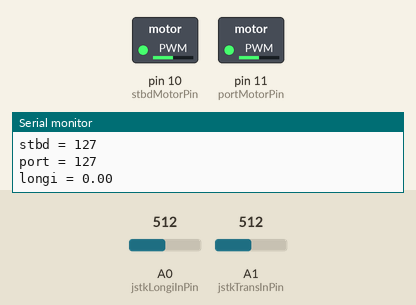
The sketch below on a simulated Arduino Uno, built with avr-gcc and run on an emulated ATmega328P. Parts: switched loads named in the sketch (green lamp = pin HIGH), the last lines printed to the serial monitor. The inputs (shaded band) are chosen by the test bench; at power-on: A1 (jstkTransInPin) = 512, A0 (jstkLongiInPin) = 512.

Above: at 1.2 s.
1.3 s: A1 (jstkTransInPin) set to 647
At 2.5 s:
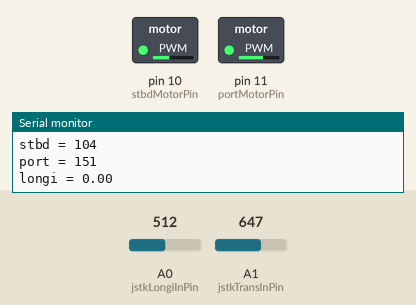
2.8 s: A1 (jstkTransInPin) set to 674
At 3.2 s:
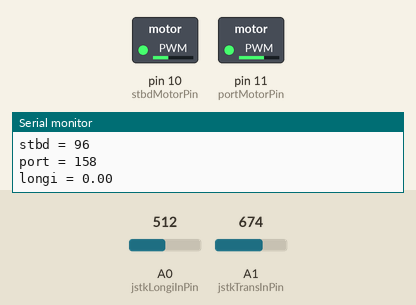
5.8 s: A0 (jstkLongiInPin) set to 565
At 6.4 s:
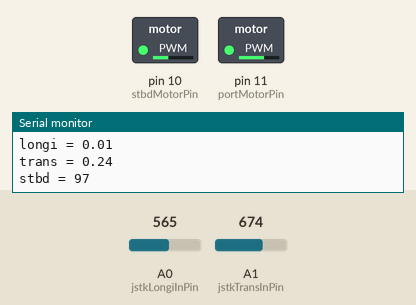
8.8 s: A0 (jstkLongiInPin) set to 589
At 10.0 s:
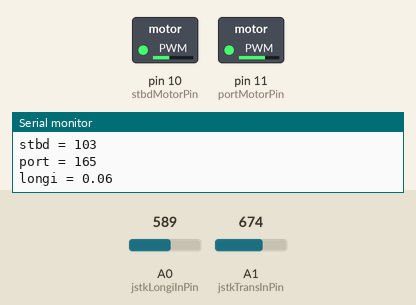
11.8 s: A1 (jstkTransInPin) set to 900
At 13.0 s:
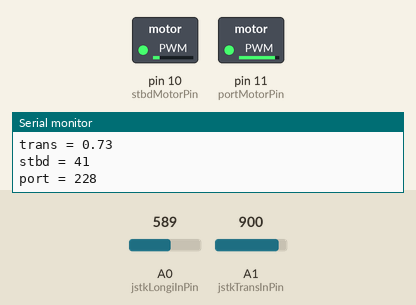
13.3 s: A0 (jstkLongiInPin) set to 782
At 13.8 s:
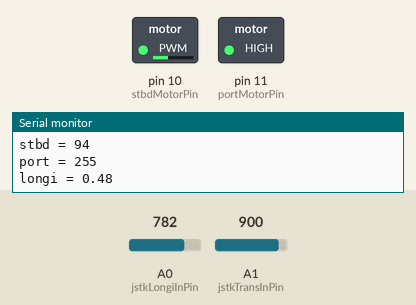
14.8 s: A0 (jstkLongiInPin) set to 813
Timing chart, 0 to 17.8 s (numbered marks = the images above; inputs shaded):
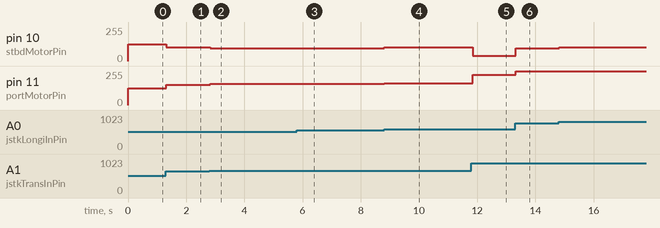

The sketch:

src.ino
```cpp
/*


 */

// These constants won't change.  They're used to give names
// to the pins used:
const int jstkLongiInPin = A0;  // Analog input pin of the joystick longitudinal potentiometer
const int jstkTransInPin = A1;  // Analog input pin of the joystick transversal potentiometer

const int stbdMotorPin = 10;  // Analog output connected to the starboard motor
const int portMotorPin = 11;  // Analog output connected to the port motor
const int ledPin       = 13;  // Analog output with build in led

int jstkLongiValue = 0;        // value read from the longitudinal pot
int jstkTransValue = 0;        // value read from the transversal pot
int stbdMotorValue = 0;
int portMotorValue = 0;

// nodes for linear equations / nodepoits are concatening  lines
float nodepoints[5][2]= {
  {
    0, 0  }
  , {
    512-50, 512  }
  , {
    512, 512  }
  , {
    512+50, 512  }
  ,{
    1024, 1024  }
};

void setup() {
  // initialize serial communications at 9600 bps:
  Serial.begin(9600);
  pinMode(stbdMotorPin, OUTPUT);   // sets the pin as output
  pinMode(portMotorPin, OUTPUT);   // sets the pin as output
}

void loop() {
  // read the analog in value:
  jstkLongiValue = analogRead(jstkLongiInPin);   // Positive forward
  jstkTransValue = analogRead(jstkTransInPin);   // Positive to starboard

  // Remap to add a deadband
  jstkLongiValue = reMap(nodepoints,jstkLongiValue);
  jstkTransValue = reMap(nodepoints,jstkTransValue);

  // Center value around 0
  jstkLongiValue -= 512;
  jstkTransValue -= 512;

  // compute the allocated value and
  // map it to the range of the analog out:
  stbdMotorValue = map(jstkLongiValue-jstkTransValue, 0-512, 1023-512, 0, 255);
  portMotorValue = map(jstkLongiValue+jstkTransValue , 0-512, 1023-512, 0, 255);

  stbdMotorValue = constrain(stbdMotorValue, 0, 255);
  portMotorValue = constrain(portMotorValue, 0, 255);

  analogWrite(stbdMotorPin, stbdMotorValue);
  analogWrite(portMotorPin, portMotorValue);

  // print the results to the serial monitor:
  Serial.print("longi = " );
  Serial.println((jstkLongiValue+512)/1023.0*2-1); // Value between -1 and 1
  Serial.print("trans = " );
  Serial.println((jstkTransValue+512)/1023.0*2-1); // Value between -1 and 1
  Serial.print("stbd = ");
  Serial.println(stbdMotorValue);
  Serial.print("port = ");
  Serial.println(portMotorValue);

  // wait 2 milliseconds before the next loop
  // for the analog-to-digital converter to settle
  // after the last reading:
  delay(20);
}

//***************************************************************************
// Taken from http://interface.khm.de/index.php/lab/experiments/nonlinear-mapping/
int reMap(float pts[10][2], int input) {
  int rr;
  float bb,mm;

  for (int nn=0; nn < 4; nn++) {

    if (input >= pts[nn][0] && input <= pts[nn+1][0]) {
      mm= ( pts[nn][1] - pts[nn+1][1] ) / ( pts[nn][0] - pts[nn+1][0] );
      mm= mm * (input-pts[nn][0]);
      mm = mm +  pts[nn][1];
      rr = mm;
    }
  }
  return(rr);
}
```

Measured:
- after the input at 1.3 s, pin 10 (stbdMotorPin): 127/255 → 104/255 at once; pin 11 (portMotorPin): 127/255 → 151/255 at once
- after the input at 2.8 s, pin 10 (stbdMotorPin): 104/255 → 96/255 at once; pin 11 (portMotorPin): 151/255 → 158/255 at once
- after the input at 5.8 s, pin 10 (stbdMotorPin): 96/255 → 97/255 at once; pin 11 (portMotorPin): 158/255 → 159/255 at once
- after the input at 8.8 s, pin 10 (stbdMotorPin): 97/255 → 103/255 at once; pin 11 (portMotorPin): 159/255 → 165/255 at once
- after the input at 11.8 s, pin 10 (stbdMotorPin): 103/255 → 41/255 at once; pin 11 (portMotorPin): 165/255 → 228/255 at once
- after the input at 13.3 s, pin 10 (stbdMotorPin): 41/255 → 94/255 at once; pin 11 (portMotorPin): 228/255 → 255/255 at once
- after the input at 14.8 s, pin 10 (stbdMotorPin): 94/255 → 103/255 at once
